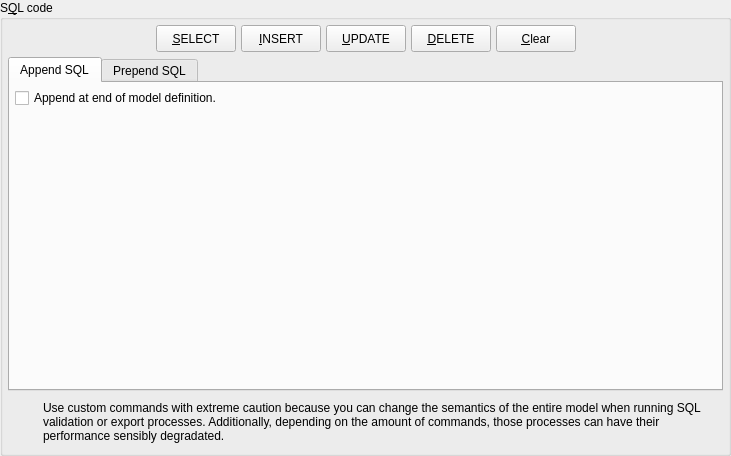
<?xml version="1.0" encoding="UTF-8"?>
<ui version="4.0">
 <class>CustomSQLWidget</class>
 <widget class="QWidget" name="CustomSQLWidget">
  <property name="geometry">
   <rect>
    <x>0</x>
    <y>0</y>
    <width>731</width>
    <height>456</height>
   </rect>
  </property>
  <property name="sizePolicy">
   <sizepolicy hsizetype="Expanding" vsizetype="Expanding">
    <horstretch>0</horstretch>
    <verstretch>0</verstretch>
   </sizepolicy>
  </property>
  <property name="minimumSize">
   <size>
    <width>0</width>
    <height>0</height>
   </size>
  </property>
  <property name="windowTitle">
   <string>Add custom SQL code</string>
  </property>
  <layout class="QGridLayout" name="sqlappend_grid">
   <property name="leftMargin">
    <number>0</number>
   </property>
   <property name="topMargin">
    <number>0</number>
   </property>
   <property name="rightMargin">
    <number>0</number>
   </property>
   <property name="bottomMargin">
    <number>0</number>
   </property>
   <property name="spacing">
    <number>5</number>
   </property>
   <item row="0" column="0">
    <widget class="QGroupBox" name="sqlcode_grp">
     <property name="title">
      <string>S&amp;QL code</string>
     </property>
     <layout class="QVBoxLayout" name="verticalLayout_3">
      <property name="spacing">
       <number>5</number>
      </property>
      <property name="leftMargin">
       <number>5</number>
      </property>
      <property name="topMargin">
       <number>5</number>
      </property>
      <property name="rightMargin">
       <number>5</number>
      </property>
      <property name="bottomMargin">
       <number>5</number>
      </property>
      <item>
       <layout class="QHBoxLayout" name="horizontalLayout">
        <property name="spacing">
         <number>5</number>
        </property>
        <item>
         <spacer name="horizontalSpacer">
          <property name="orientation">
           <enum>Qt::Orientation::Horizontal</enum>
          </property>
          <property name="sizeHint" stdset="0">
           <size>
            <width>40</width>
            <height>20</height>
           </size>
          </property>
         </spacer>
        </item>
        <item>
         <widget class="QPushButton" name="select_btn">
          <property name="sizePolicy">
           <sizepolicy hsizetype="Preferred" vsizetype="Preferred">
            <horstretch>0</horstretch>
            <verstretch>0</verstretch>
           </sizepolicy>
          </property>
          <property name="minimumSize">
           <size>
            <width>0</width>
            <height>27</height>
           </size>
          </property>
          <property name="font">
           <font>
            <italic>false</italic>
           </font>
          </property>
          <property name="toolTip">
           <string>Puts an SELECT command template at current cursor position.</string>
          </property>
          <property name="text">
           <string>&amp;SELECT</string>
          </property>
          <property name="icon">
           <iconset resource="../../res/resources.qrc">
            <normaloff>:/icons/icons/objselect.png</normaloff>:/icons/icons/objselect.png</iconset>
          </property>
          <property name="iconSize">
           <size>
            <width>25</width>
            <height>25</height>
           </size>
          </property>
         </widget>
        </item>
        <item>
         <widget class="QPushButton" name="insert_btn">
          <property name="sizePolicy">
           <sizepolicy hsizetype="Preferred" vsizetype="Preferred">
            <horstretch>0</horstretch>
            <verstretch>0</verstretch>
           </sizepolicy>
          </property>
          <property name="minimumSize">
           <size>
            <width>0</width>
            <height>27</height>
           </size>
          </property>
          <property name="font">
           <font>
            <italic>false</italic>
           </font>
          </property>
          <property name="toolTip">
           <string>Puts an INSERT command template at current cursor position.</string>
          </property>
          <property name="text">
           <string>&amp;INSERT</string>
          </property>
          <property name="icon">
           <iconset resource="../../res/resources.qrc">
            <normaloff>:/icons/icons/add.png</normaloff>:/icons/icons/add.png</iconset>
          </property>
          <property name="iconSize">
           <size>
            <width>25</width>
            <height>25</height>
           </size>
          </property>
         </widget>
        </item>
        <item>
         <widget class="QPushButton" name="update_btn">
          <property name="sizePolicy">
           <sizepolicy hsizetype="Preferred" vsizetype="Preferred">
            <horstretch>0</horstretch>
            <verstretch>0</verstretch>
           </sizepolicy>
          </property>
          <property name="minimumSize">
           <size>
            <width>0</width>
            <height>27</height>
           </size>
          </property>
          <property name="font">
           <font>
            <italic>false</italic>
           </font>
          </property>
          <property name="toolTip">
           <string>Puts an UPDATE command template at current cursor position.</string>
          </property>
          <property name="text">
           <string>&amp;UPDATE</string>
          </property>
          <property name="icon">
           <iconset resource="../../res/resources.qrc">
            <normaloff>:/icons/icons/refresh.png</normaloff>:/icons/icons/refresh.png</iconset>
          </property>
          <property name="iconSize">
           <size>
            <width>25</width>
            <height>25</height>
           </size>
          </property>
         </widget>
        </item>
        <item>
         <widget class="QPushButton" name="delete_btn">
          <property name="sizePolicy">
           <sizepolicy hsizetype="Preferred" vsizetype="Preferred">
            <horstretch>0</horstretch>
            <verstretch>0</verstretch>
           </sizepolicy>
          </property>
          <property name="minimumSize">
           <size>
            <width>0</width>
            <height>27</height>
           </size>
          </property>
          <property name="font">
           <font>
            <italic>false</italic>
           </font>
          </property>
          <property name="toolTip">
           <string>Puts an DELETE command template at current cursor position.</string>
          </property>
          <property name="text">
           <string>&amp;DELETE</string>
          </property>
          <property name="icon">
           <iconset resource="../../res/resources.qrc">
            <normaloff>:/icons/icons/delete.png</normaloff>:/icons/icons/delete.png</iconset>
          </property>
          <property name="iconSize">
           <size>
            <width>25</width>
            <height>25</height>
           </size>
          </property>
         </widget>
        </item>
        <item>
         <widget class="QPushButton" name="clear_btn">
          <property name="sizePolicy">
           <sizepolicy hsizetype="Preferred" vsizetype="Preferred">
            <horstretch>0</horstretch>
            <verstretch>0</verstretch>
           </sizepolicy>
          </property>
          <property name="font">
           <font>
            <italic>false</italic>
           </font>
          </property>
          <property name="toolTip">
           <string/>
          </property>
          <property name="text">
           <string>&amp;Clear</string>
          </property>
          <property name="icon">
           <iconset resource="../../res/resources.qrc">
            <normaloff>:/icons/icons/cleartext.png</normaloff>:/icons/icons/cleartext.png</iconset>
          </property>
          <property name="iconSize">
           <size>
            <width>25</width>
            <height>25</height>
           </size>
          </property>
         </widget>
        </item>
        <item>
         <spacer name="horizontalSpacer_2">
          <property name="orientation">
           <enum>Qt::Orientation::Horizontal</enum>
          </property>
          <property name="sizeHint" stdset="0">
           <size>
            <width>40</width>
            <height>20</height>
           </size>
          </property>
         </spacer>
        </item>
       </layout>
      </item>
      <item>
       <widget class="QTabWidget" name="sqlcodes_twg">
        <property name="currentIndex">
         <number>0</number>
        </property>
        <widget class="QWidget" name="tab">
         <attribute name="title">
          <string>Append SQL</string>
         </attribute>
         <layout class="QVBoxLayout" name="verticalLayout_2">
          <property name="spacing">
           <number>5</number>
          </property>
          <property name="leftMargin">
           <number>5</number>
          </property>
          <property name="topMargin">
           <number>5</number>
          </property>
          <property name="rightMargin">
           <number>5</number>
          </property>
          <property name="bottomMargin">
           <number>5</number>
          </property>
          <item>
           <widget class="QCheckBox" name="end_of_model_chk">
            <property name="toolTip">
             <string>Append the SQL code at the very end of model definition.
Unchecking this will cause the SQL to be appended at the end of CREATE DATABASE command.</string>
            </property>
            <property name="text">
             <string>Append at end of model definition.</string>
            </property>
           </widget>
          </item>
          <item>
           <widget class="QWidget" name="append_sql_wgt" native="true"/>
          </item>
         </layout>
        </widget>
        <widget class="QWidget" name="tab_2">
         <attribute name="title">
          <string>Prepend SQL</string>
         </attribute>
         <layout class="QVBoxLayout" name="verticalLayout">
          <property name="spacing">
           <number>5</number>
          </property>
          <property name="leftMargin">
           <number>5</number>
          </property>
          <property name="topMargin">
           <number>5</number>
          </property>
          <property name="rightMargin">
           <number>5</number>
          </property>
          <property name="bottomMargin">
           <number>5</number>
          </property>
          <item>
           <widget class="QCheckBox" name="begin_of_model_chk">
            <property name="toolTip">
             <string>Append the SQL code at the very end of model definition.
Unchecking this will cause the SQL to be appended at the end of CREATE DATABASE command.</string>
            </property>
            <property name="text">
             <string>Prepend at beginning of model definition.</string>
            </property>
           </widget>
          </item>
          <item>
           <widget class="QWidget" name="prepend_sql_wgt" native="true"/>
          </item>
         </layout>
        </widget>
       </widget>
      </item>
      <item>
       <widget class="QFrame" name="alert_frm">
        <property name="sizePolicy">
         <sizepolicy hsizetype="Preferred" vsizetype="Fixed">
          <horstretch>0</horstretch>
          <verstretch>0</verstretch>
         </sizepolicy>
        </property>
        <property name="minimumSize">
         <size>
          <width>0</width>
          <height>0</height>
         </size>
        </property>
        <property name="frameShape">
         <enum>QFrame::Shape::NoFrame</enum>
        </property>
        <property name="frameShadow">
         <enum>QFrame::Shadow::Raised</enum>
        </property>
        <layout class="QGridLayout" name="gridLayout_2">
         <property name="leftMargin">
          <number>5</number>
         </property>
         <property name="topMargin">
          <number>5</number>
         </property>
         <property name="rightMargin">
          <number>5</number>
         </property>
         <property name="bottomMargin">
          <number>5</number>
         </property>
         <property name="spacing">
          <number>5</number>
         </property>
         <item row="0" column="0">
          <widget class="QLabel" name="icon_lbl">
           <property name="maximumSize">
            <size>
             <width>25</width>
             <height>25</height>
            </size>
           </property>
           <property name="text">
            <string/>
           </property>
           <property name="textFormat">
            <enum>Qt::TextFormat::AutoText</enum>
           </property>
           <property name="pixmap">
            <pixmap resource="../../res/resources.qrc">:/icons/icons/alert.png</pixmap>
           </property>
           <property name="scaledContents">
            <bool>true</bool>
           </property>
          </widget>
         </item>
         <item row="0" column="1">
          <widget class="QLabel" name="message_lbl">
           <property name="font">
            <font>
             <bold>false</bold>
             <underline>false</underline>
             <strikeout>false</strikeout>
             <kerning>true</kerning>
            </font>
           </property>
           <property name="text">
            <string>&lt;html&gt;&lt;head/&gt;&lt;body&gt;&lt;p&gt;Use custom commands with extreme caution because you can change the semantics of the entire model when running SQL validation or export processes. Additionally, depending on the amount of commands, those processes can have their performance sensibly degradated.&lt;/p&gt;&lt;/body&gt;&lt;/html&gt;</string>
           </property>
           <property name="wordWrap">
            <bool>true</bool>
           </property>
          </widget>
         </item>
        </layout>
       </widget>
      </item>
     </layout>
    </widget>
   </item>
  </layout>
 </widget>
 <tabstops>
  <tabstop>select_btn</tabstop>
  <tabstop>insert_btn</tabstop>
  <tabstop>update_btn</tabstop>
  <tabstop>delete_btn</tabstop>
  <tabstop>clear_btn</tabstop>
 </tabstops>
 <resources>
  <include location="../../res/resources.qrc"/>
 </resources>
 <connections/>
</ui>
